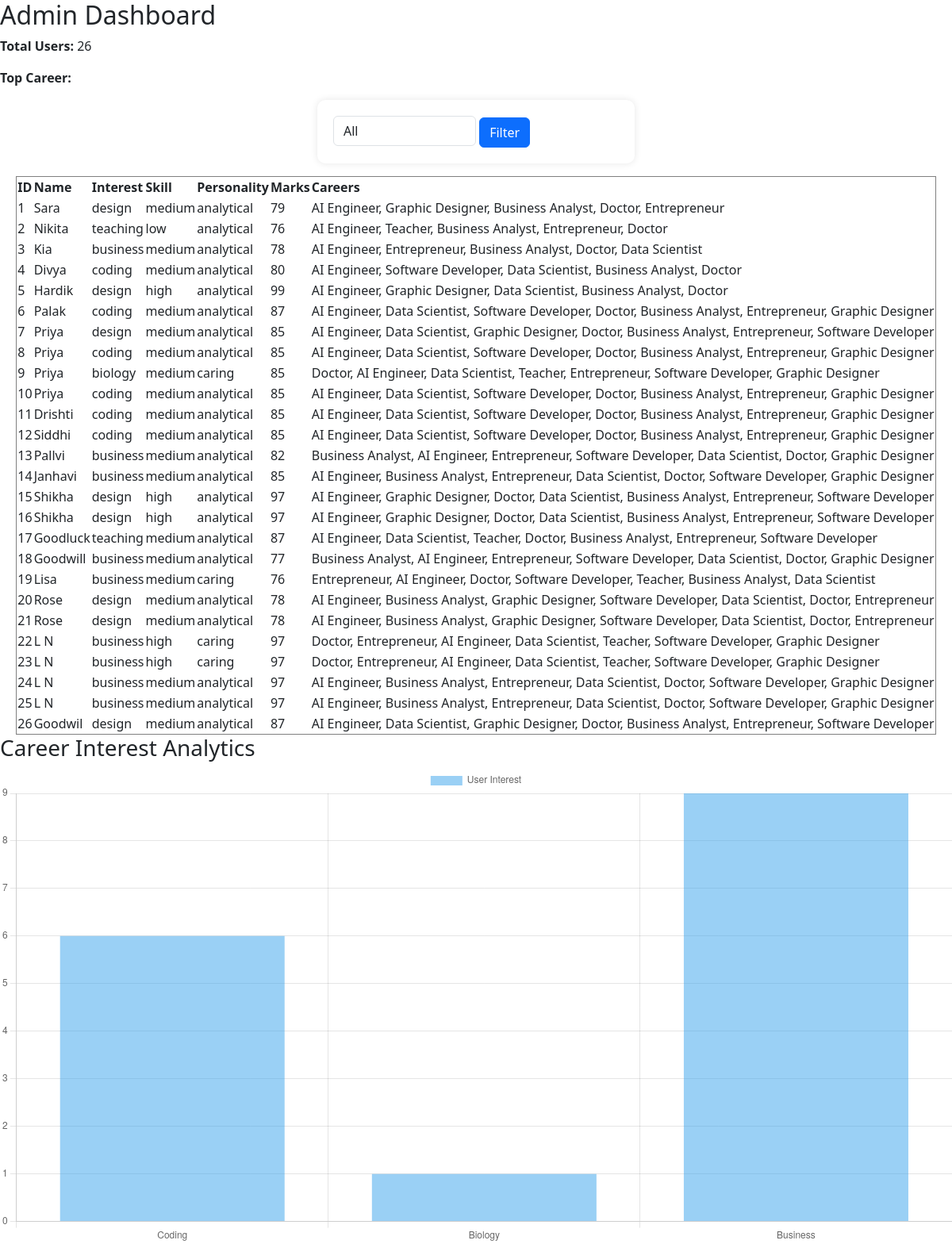
Page /admin (signed in) on the committed database.
### tables this page shows
CREATE TABLE users(
        id INTEGER PRIMARY KEY AUTOINCREMENT,
        name TEXT,
        interest TEXT,
        skill Text,
        personality Text,
        marks INTEGER,
        careers TEXT
    );

### app.py (the view)
@app.route('/admin')
def admin():
    if 'user' in session:
        conn = sqlite3.connect('career.db')
        c = conn.cursor()
        interest_filter = request.args.get('interest')
        if interest_filter:
            c.execute("SELECT * FROM users WHERE interest=?", (interest_filter,))
        else:
            c.execute("SELECT * FROM users")
        data = c.fetchall()
        total_users = len(data)
        interest_count = {"coding":0, "biology":0, "business":0}
        c.execute("SELECT interest FROM users")
        interests = c.fetchall()
        for row in interests:
           if row[0] in interest_count:
              interest_count[row[0]] += 1
        conn.close()
        return render_template("admin.html",
                               data=data,
                               total_users=total_users,
                               interest_data=list(interest_count.values()))
    else:
        return redirect('/login')

### templates/admin.html (shortened to what this page needs)
<!DOCTYPE html>
<html>
<head>
<link rel="stylesheet" href="{{ url_for('static', filename='style.css') }}">
<link href="https://cdn.jsdelivr.net/npm/bootstrap@5.3.0/dist/css/bootstrap.min.css" rel="stylesheet">
</head>
<body>
<h2>Admin Dashboard</h2>
<p><b>Total Users:</b> {{ total_users }}</p>
<p><b>Top Career:</b> {{ top_career }}</p>
<form method="GET" class="mb-3">
    <select name="interest" class="form-control w-50 d-inline">
        <option value="">All</option>
    </select>
    <button class="btn btn-primary">Filter</button>
</form>
<table border="1" align="center">
<tr>
<th>ID</th>
<th>Name</th>
<th>Interest</th>
<th>Skill</th>
<th>Personality</th>
<th>Marks</th>
<th>Careers</th>
</tr>
{% for row in data %}
<tr>
<td>{{row[0]}}</td>
<td>{{row[1]}}</td>
<td>{{row[2]}}</td>
<td>{{row[3]}}</td>
<td>{{row[4]}}</td>
<td>{{row[5]}}</td>
<td>{{row[6]}}</td>
</tr>
{% endfor %}
</table>
<h3>Career Interest Analytics</h3>
<canvas id="adminChart" width="400" height="200"></canvas>
<script>
var ctx = document.getElementById('adminChart').getContext('2d');
var chart = new Chart(ctx, {
    type: 'bar',
    data: {
        labels: ['Coding','Biology','Business'],
        datasets: [{
            label: 'User Interest',
            data: {{ interest_data | tojson }}
        }]
    }
});
</script>
</body>
</html>

### static/style.css (style rules this page uses)
body { font-family: Arial, sans-serif; background-color: #f4f6f9; text-align: center; }
h1,h2,h3 { color:#333; }
form { background:white; width:400px; margin:auto; padding:20px; border-radius:10px; box-shadow:0 0 10px rgba(0,0,0,0.1); }
input,select { width:90%; padding:8px; margin:5px; }
button { background-color:#4CAF50; color:white; border:none; padding:10px 20px; border-radius:5px; cursor:pointer; }

### rows in the picture
users: id "1", name "Sara", interest "design", skill "medium", personality "analytical", marks "79", careers "AI Engineer, Graphic Designer, Business Analyst, Doctor, Entrepreneur"
users: id "2", name "Nikita", interest "teaching", skill "low", personality "analytical", marks "76", careers "AI Engineer, Teacher, Business Analyst, Entrepreneur, Doctor"
users: id "3", name "Kia", interest "business", skill "medium", personality "analytical", marks "78", careers "AI Engineer, Entrepreneur, Business Analyst, Doctor, Data Scientist"
users: id "4", name "Divya", interest "coding", skill "medium", personality "analytical", marks "80", careers "AI Engineer, Software Developer, Data Scientist, Business Analyst, Doctor"
users: id "5", name "Hardik", interest "design", skill "high", personality "analytical", marks "99", careers "AI Engineer, Graphic Designer, Data Scientist, Business Analyst, Doctor"
users: id "6", name "Palak", interest "coding", skill "medium", personality "analytical", marks "87", careers "AI Engineer, Data Scientist, Software Developer, Doctor, Business Analyst, Entrepreneur, Graphic Designer"
users: id "7", name "Priya", interest "design", skill "medium", personality "analytical", marks "85", careers "AI Engineer, Data Scientist, Graphic Designer, Doctor, Business Analyst, Entrepreneur, Software Developer"
users: id "8", name "Priya", interest "coding", skill "medium", personality "analytical", marks "85", careers "AI Engineer, Data Scientist, Software Developer, Doctor, Business Analyst, Entrepreneur, Graphic Designer"
users: id "9", name "Priya", interest "biology", skill "medium", personality "caring", marks "85", careers "Doctor, AI Engineer, Data Scientist, Teacher, Entrepreneur, Software Developer, Graphic Designer"
users: id "10", name "Priya", interest "coding", skill "medium", personality "analytical", marks "85", careers "AI Engineer, Data Scientist, Software Developer, Doctor, Business Analyst, Entrepreneur, Graphic Designer"
users: id "11", name "Drishti", interest "coding", skill "medium", personality "analytical", marks "85", careers "AI Engineer, Data Scientist, Software Developer, Doctor, Business Analyst, Entrepreneur, Graphic Designer"
users: id "12", name "Siddhi", interest "coding", skill "medium", personality "analytical", marks "85", careers "AI Engineer, Data Scientist, Software Developer, Doctor, Business Analyst, Entrepreneur, Graphic Designer"
users: id "13", name "Pallvi", interest "business", skill "medium", personality "analytical", marks "82", careers "Business Analyst, AI Engineer, Entrepreneur, Software Developer, Data Scientist, Doctor, Graphic Designer"
users: id "14", name "Janhavi", interest "business", skill "medium", personality "analytical", marks "85", careers "AI Engineer, Business Analyst, Entrepreneur, Data Scientist, Doctor, Software Developer, Graphic Designer"
users: id "15", name "Shikha", interest "design", skill "high", personality "analytical", marks "97", careers "AI Engineer, Graphic Designer, Doctor, Data Scientist, Business Analyst, Entrepreneur, Software Developer"
users: id "16", name "Shikha", interest "design", skill "high", personality "analytical", marks "97", careers "AI Engineer, Graphic Designer, Doctor, Data Scientist, Business Analyst, Entrepreneur, Software Developer"
users: id "17", name "Goodluck", interest "teaching", skill "medium", personality "analytical", marks "87", careers "AI Engineer, Data Scientist, Teacher, Doctor, Business Analyst, Entrepreneur, Software Developer"
users: id "18", name "Goodwill", interest "business", skill "medium", personality "analytical", marks "77", careers "Business Analyst, AI Engineer, Entrepreneur, Software Developer, Data Scientist, Doctor, Graphic Designer"
users: id "19", name "Lisa", interest "business", skill "medium", personality "caring", marks "76", careers "Entrepreneur, AI Engineer, Doctor, Software Developer, Teacher, Business Analyst, Data Scientist"
users: id "20", name "Rose", interest "design", skill "medium", personality "analytical", marks "78", careers "AI Engineer, Business Analyst, Graphic Designer, Software Developer, Data Scientist, Doctor, Entrepreneur"
users: id "21", name "Rose", interest "design", skill "medium", personality "analytical", marks "78", careers "AI Engineer, Business Analyst, Graphic Designer, Software Developer, Data Scientist, Doctor, Entrepreneur"
users: id "22", name "L N", interest "business", skill "high", personality "caring", marks "97", careers "Doctor, Entrepreneur, AI Engineer, Data Scientist, Teacher, Software Developer, Graphic Designer"
users: id "23", name "L N", interest "business", skill "high", personality "caring", marks "97", careers "Doctor, Entrepreneur, AI Engineer, Data Scientist, Teacher, Software Developer, Graphic Designer"
users: id "24", name "L N", interest "business", skill "medium", personality "analytical", marks "97", careers "AI Engineer, Business Analyst, Entrepreneur, Data Scientist, Doctor, Software Developer, Graphic Designer"
users: id "25", name "L N", interest "business", skill "medium", personality "analytical", marks "97", careers "AI Engineer, Business Analyst, Entrepreneur, Data Scientist, Doctor, Software Developer, Graphic Designer"
users: id "26", name "Goodwil", interest "design", skill "medium", personality "analytical", marks "87", careers "AI Engineer, Data Scientist, Graphic Designer, Doctor, Business Analyst, Entrepreneur, Software Developer"

### other values in the picture
{{ total_users }} "26"
chart data {{ interest_data | tojson }} [6, 1, 9]
